Frame 1 (no input): blank canvas, image omitted
Frame 60 (the mouse pressed at the canvas centre just before this capture): blank canvas, image omitted
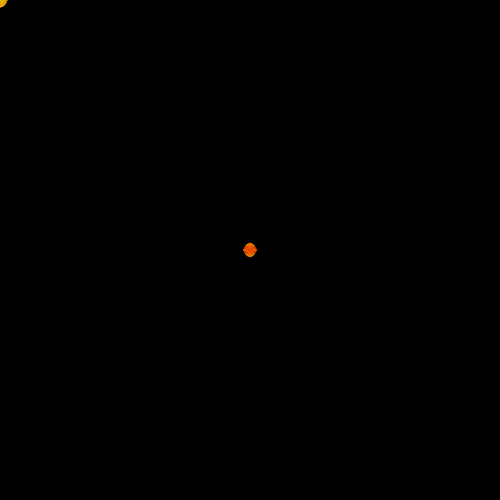
Frame 120 (the mouse held since frame 60 and released just before this capture)

The Processing sketch whose frames 1 and 60 were blank and that drew this single picture after the mouse press (run headless with seeded random() and noise(); from frame 60 on, the mouse is pressed at the canvas centre):

// Processing sketch: processing_26685
// ── processing_26685.pde

int[] xpos = new int[300]; 
int[] ypos = new int[300];

void setup() {
  size(500,500);
  
  smooth();
  for (int i = 0; i < xpos.length; i ++ ) {
    xpos[i] = 0; 
    ypos[i] = 0;
  }
}

void draw() {
  background(0);
  
  for (int i = 0; i < xpos.length-1; i ++ ) {
    xpos[i] = xpos[i+1];
    ypos[i] = ypos[i+1];
  }
  
  xpos[xpos.length-1] = mouseX; 
  ypos[ypos.length-1] = mouseY;
  
  for (int i = 0; i < xpos.length; i ++ ) {
    
    noStroke();
    fill(random(200,255),random (250),0,random (250));
    ellipse(xpos[i],ypos[i], random(1,15), random (1,15));
    frameRate(100);
  }
}
